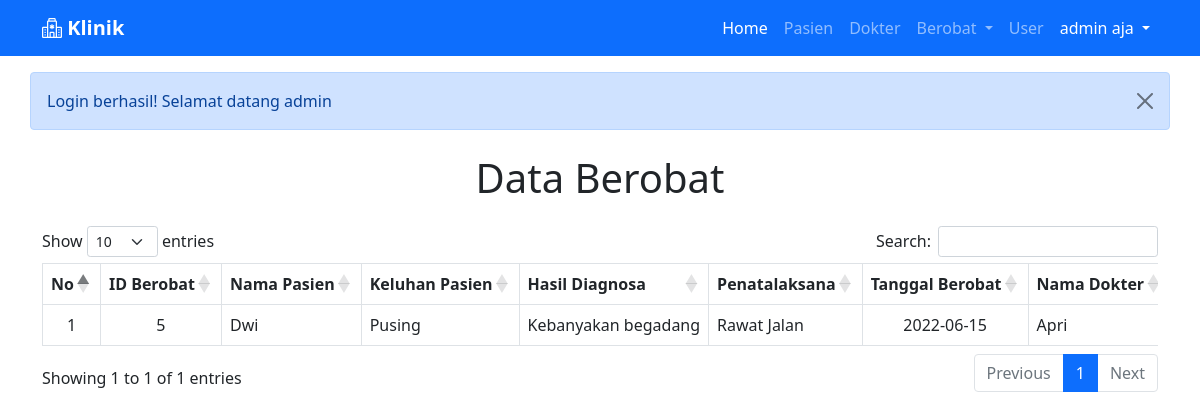
Screenshot of /berobat.php (signed in) with the database file from the repository.
### tables this page shows
CREATE TABLE `berobat` (
  `id_berobat` int(11) NOT NULL,
  `id_pasien` int(5) DEFAULT NULL,
  `id_dokter` int(5) DEFAULT NULL,
  `tgl_berobat` date NOT NULL,
  `keluhan_pasien` varchar(200) NOT NULL,
  `hasil_diagnosa` varchar(200) NOT NULL,
  `penatalaksana` enum('Rawat Jalan','Rawat Inap','Rujuk','Lainnya') NOT NULL
);

CREATE TABLE `pasien` (
  `id_pasien` int(5) NOT NULL,
  `nama_pasien` varchar(50) NOT NULL,
  `jenis_kelamin` enum('L','P') NOT NULL,
  `umur` int(2) NOT NULL
);

CREATE TABLE `dokter` (
  `id_dokter` int(5) NOT NULL,
  `nama_dokter` varchar(50) NOT NULL
);

### berobat.php (the view)
<?php include "layout/_header.php"; ?>
<div class="container">
    <h1 class="text-center my-4">Data Berobat</h1>
    <div class="table-responsive">
        <table class="table table-bordered table-hover nowrap" id="example">
            <thead>
                <tr class="text-center">
                    <th>No</th>
                    <th>ID Berobat</th>
                    <th>Nama Pasien</th>
                    <th>Keluhan Pasien</th>
                    <th>Hasil Diagnosa</th>
                    <th>Penatalaksana</th>
                    <th>Tanggal Berobat</th>
                    <th>Nama Dokter</th>
                </tr>
            </thead>
            <tbody>
                <?php
                $no = 1;
                $query = "SELECT * FROM berobat ";
                $query .= "INNER JOIN pasien ON berobat.id_pasien = pasien.id_pasien ";
                $query .= "INNER JOIN dokter ON berobat.id_dokter = dokter.id_dokter";
                $sql = mysqli_query($koneksi, $query);
                while ($berobat = mysqli_fetch_array($sql)) {
                ?>
                    <tr>
                        <td class="text-center"><?= $no++ ?></td>
                        <td class="text-center"><?= $berobat['id_berobat'] ?></td>
                        <td><?= $berobat['nama_pasien'] ?></td>
                        <td><?= $berobat['keluhan_pasien'] ?></td>
                        <td><?= $berobat['hasil_diagnosa'] ?></td>
                        <td><?= $berobat['penatalaksana'] ?></td>
                        <td class="text-center"><?= $berobat['tgl_berobat'] ?></td>
                        <td><?= $berobat['nama_dokter'] ?></td>
                    </tr>
                <?php } ?>
            </tbody>
        </table>
    </div>
</div>
<?php include "layout/_footer.php"; ?>

### rows the page displays
berobat: id_berobat "5", id_pasien.nama_pasien "Dwi", keluhan_pasien "Pusing", hasil_diagnosa "Kebanyakan begadang", penatalaksana "Rawat Jalan", tgl_berobat "2022-06-15", id_dokter.nama_dokter "Apri"

### other values shown
$nama_lengkap "admin aja"
$_SESSION['success'] "Login berhasil! Selamat datang admin"
